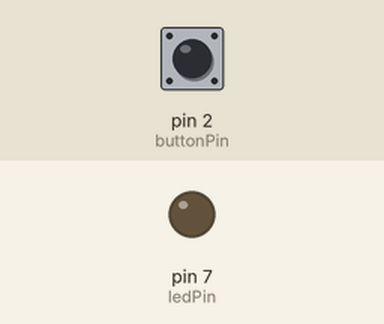
Recording of a sketch running on a simulated Arduino Uno, built with avr-gcc and run on an emulated ATmega328P. Shown: output pins drawn as LEDs (lit = HIGH). The test bench sets the inputs (shaded band); at power-on: pin 2 (buttonPin) LOW.

Above: at 1.2 s.
1.3 s: pin 2 (buttonPin) pulsed HIGH 2 times (0.12 s each, 0.3 s apart)
At 2.0 s:
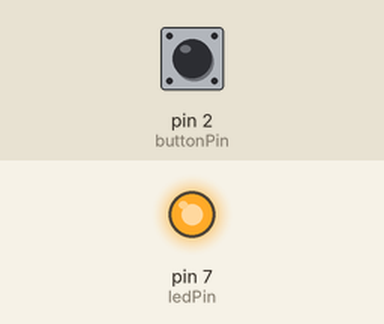
Timing chart, 0 to 4.3 s (numbered marks = the images above; inputs shaded):
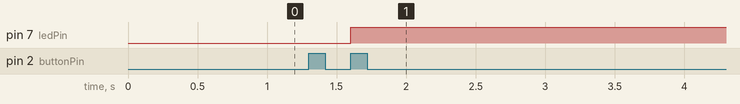

Measured:
- after the input at 1.3 s, pin 7 (ledPin): LOW → HIGH after 0.30 s

The sketch:

assignment1_part1.ino
```cpp
// Define the pin number for the LED and the button
const int ledPin = 7;
const int buttonPin = 2;

// Array holding different brightness levels for the LED (0 = off, 255 = fully on)
int brightnessLevels[] = {0, 85, 170, 255};
int currentLevel = 0;               // Tracks the current brightness level (index in brightnessLevels)
bool lastButtonState = LOW;        // Remembers the previous state of the button
bool buttonPressed = false;        // Tracks if a valid button press occurred

void setup() {
  pinMode(ledPin, OUTPUT);         // Set LED pin as output
  pinMode(buttonPin, INPUT);       // Set button pin as input
}

void loop() {
  // Read the current state of the button (HIGH when pressed)
  bool buttonState = digitalRead(buttonPin);

  // Detect the moment the button is first pressed (rising edge)
  if (buttonState == HIGH && lastButtonState == LOW) {
    buttonPressed = true;
  }

  // If a button press was detected, update the brightness level
  if (buttonPressed) {
    currentLevel = (currentLevel + 1) % 4; // Cycle through brightness levels 0–3
    analogWrite(ledPin, brightnessLevels[currentLevel]); // Apply new brightness to LED
    buttonPressed = false; // Reset press detection
    delay(200); // Debounce delay to prevent multiple triggers from one press
  }

  // Update the last button state for next loop iteration
  lastButtonState = buttonState;
}
```
